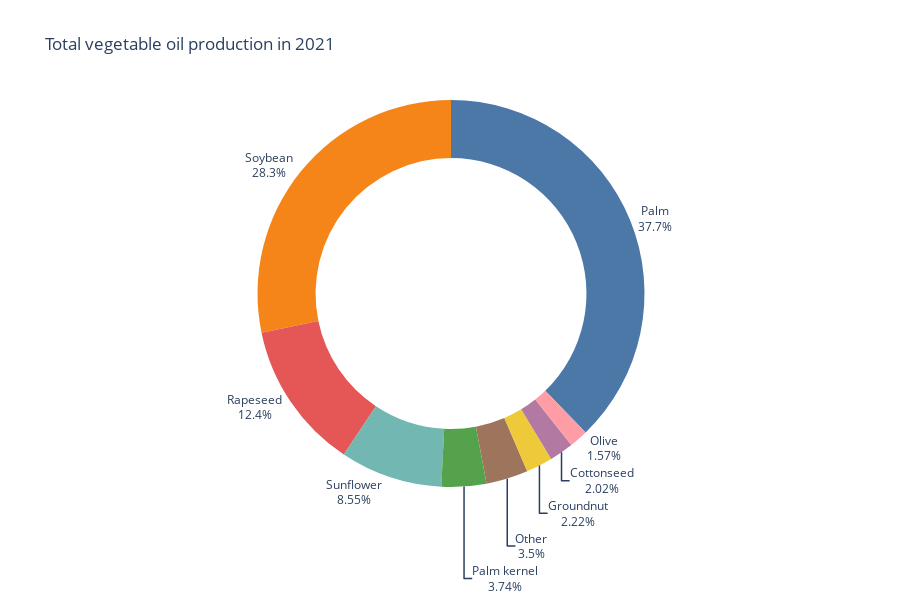

This figure's notebook cell:
### Markdown cell above
In fact, as you can see in the following chart, almost 40 per cent of all vegetable oil in the world comes from the oil palm. Should this be replaced by any other oil, the total land area on which vegetable oil crops are grown would be at least doubled.

### Code cell
import pandas as pd
import plotly.graph_objects as go

# Load the dataset
oils_df = pd.read_csv('../Datasets/vegetable-oil-production.csv')

# Filter for the entity 'World'
world_df = oils_df[oils_df['Entity'] == 'World']

# Filter for the year 2021
df_2021 = world_df.loc[world_df['Year'] == 2021]

# Drop unnecessary columns
df_2021_clean = df_2021.drop(columns=['Entity', 'Code', 'Year'])

# Calculate the mean for each type of oil yield for the year 2021, ignoring NaNs
mean_columns_2021 = df_2021_clean.mean()

# Sort the mean values in descending order
mean_columns_2021_sorted = mean_columns_2021.sort_values(ascending=False)

# Combine the lowest 5 categories into 'Other'
top_categories = mean_columns_2021_sorted[:-5]
other_category = mean_columns_2021_sorted[-5:].sum()
mean_combined = pd.concat([top_categories, pd.Series({'Other': other_category})])

# Prepare the data for the Plotly chart
labels = mean_combined.index.tolist()
values = mean_combined.values.tolist()
colors = px.colors.qualitative.T10

# Create the donut chart using Plotly
fig = go.Figure(data=[go.Pie(
    labels=labels, 
    values=values, 
    hole=.7,  # Set the hole size for the donut chart
    textinfo='label+percent',
    textposition='outside',
    insidetextorientation='radial',
    marker=dict(colors=colors)
    )])

fig.update_layout(
    title_text='Total vegetable oil production in 2021',
    showlegend=False,
    height=600 
)

# Show the plot
fig.show()

### Figure 1 — Plotly figure (JSON) as saved in the notebook; plotly's stock layout.template omitted (floating-point values rounded to 4 significant figures)
{"data": [{"hole": 0.7, "insidetextorientation": "radial", "labels": ["Palm", "Soybean", "Rapeseed", "Sunflower", "Palm kernel", "Groundnut", "Cottonseed", "Olive", "Other"], "marker": {"colors": ["#4C78A8", "#F58518", "#E45756", "#72B7B2", "#54A24B", "#EECA3B", "#B279A2", "#FF9DA6", "#9D755D", "#BAB0AC"]}, "textinfo": "label+percent", "textposition": "outside", "type": "pie", "values": [80584560, 60315692, 26469122, 18251694, 7991699, 4749601, 4305035, 3348000.0, 7463000.0]}], "layout": {"height": 600, "showlegend": false, "title": {"text": "Total vegetable oil production in 2021"}}}
